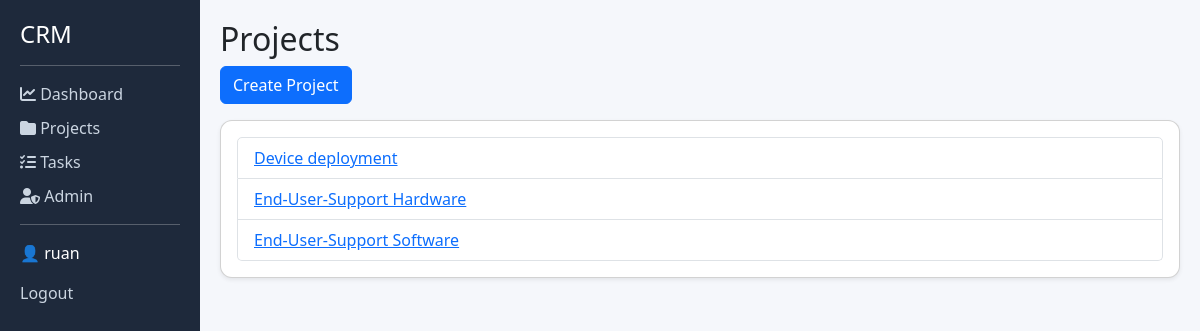
Page /projects/ (signed in) on the committed database.
### crm/models.py (models this page shows, shortened)
class Project(models.Model):
    name = models.CharField(max_length=200)
    description = models.TextField()
    created_by = models.ForeignKey(User, on_delete=models.CASCADE)

### crm/views.py (the view)
# urls.py: path('projects/', views.project_list, name='project_list'),
@login_required
def project_list(request):
    projects = Project.objects.all()
    return render(request, 'crm/project_list.html', {'projects': projects})

### crm/templates/crm/project_list.html
{% extends 'crm/base.html' %}
{% block content %}
<h2>Projects</h2>
<a href="{% url 'project_create' %}" class="btn btn-primary mb-3">Create Project</a>
<div class="card p-3 shadow-sm">
    <ul class="list-group">
        {% for project in projects %}
            <li class="list-group-item">
                <a href="{% url 'project_detail' project.id %}">
                    {{ project.name }}
                </a>
            </li>
        {% empty %}
            <li class="list-group-item text-muted">No projects found. Click "Create Project" to add one!</li>
        {% endfor %}
    </ul>
</div>
{% endblock %}

### crm/templates/crm/base.html (shortened to what this page needs)
<!DOCTYPE html>
<html lang="en">
<head>
    <link href="https://cdn.jsdelivr.net/npm/bootstrap@5.3.0/dist/css/bootstrap.min.css" rel="stylesheet">
    <link href="https://cdnjs.cloudflare.com/ajax/libs/font-awesome/6.5.0/css/all.min.css" rel="stylesheet">
</head>
<body>
<div class="container-fluid">
    <div class="row">
        <div class="col-md-2 sidebar">
            <h4>CRM</h4>
            <hr>
            <a href="{% url 'dashboard' %}">
                <i class="fas fa-chart-line"></i> Dashboard
            </a>
            <a href="{% url 'project_list' %}">
                <i class="fas fa-folder"></i> Projects
            </a>
            <a href="{% url 'task_list' %}">
                <i class="fas fa-tasks"></i> Tasks
            </a>
            <a href="/admin/">
                <i class="fas fa-user-shield"></i> Admin
            </a>
            <hr>
            {% if user.is_authenticated %}
                <p>👤 {{ user.username }}</p>
                <a href="{% url 'logout' %}">Logout</a>
            {% else %}
                <a href="{% url 'login' %}">Login</a>
            {% endif %}
        </div>
        <div class="col-md-10 content">
            {% block content %}
            {% endblock %}
        </div>
    </div>
</div>
</body>
</html>

### crm/templates/crm/base.html (style rules this page uses)
body { background-color: #f5f7fb; }
.sidebar { height: 100vh; background: #1e293b; color: white; padding: 20px; }
.sidebar a { color: #cbd5e1; display: block; margin: 10px 0; text-decoration: none; }
.content { padding: 20px; }
.card { border-radius: 12px; box-shadow: 0 4px 10px rgba(0,0,0,0.05); }

### rows in the picture
Project: name "Device deployment"
Project: name "End-User-Support Hardware"
Project: name "End-User-Support Software"

### other values in the picture
{{ user.username }} "ruan"
